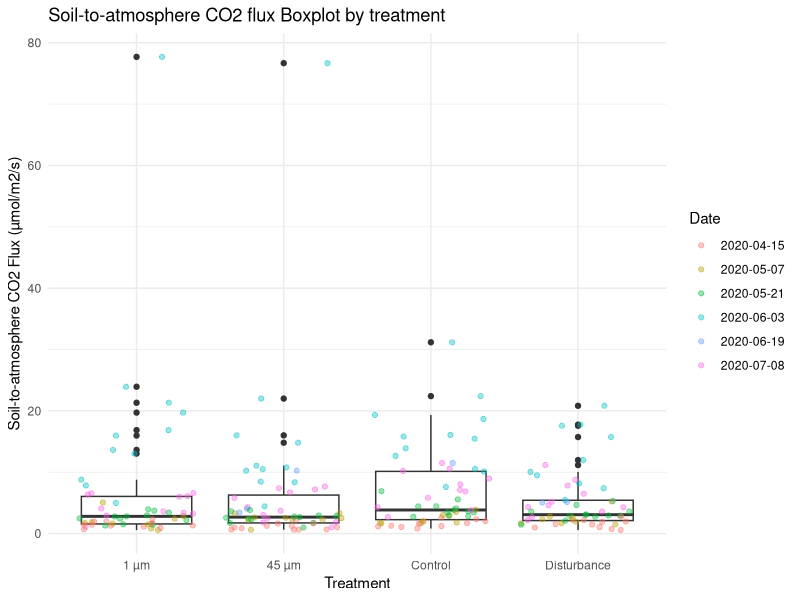
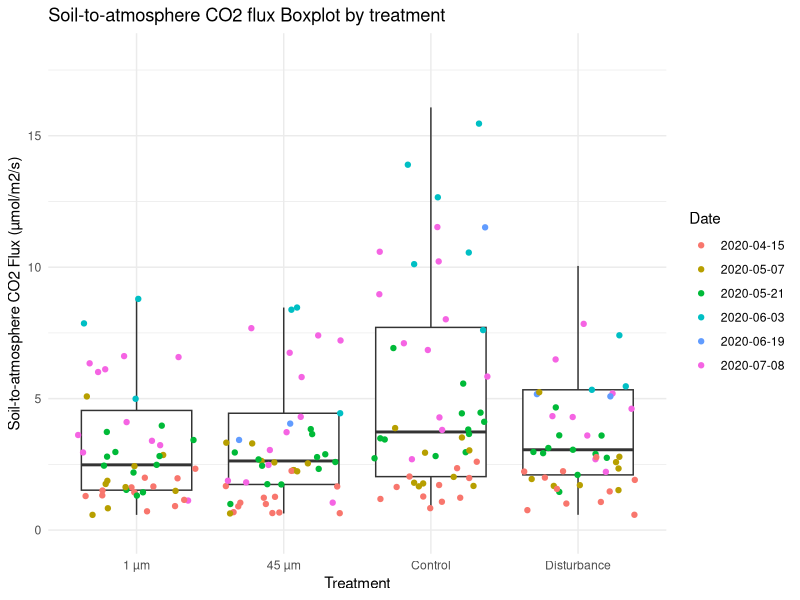
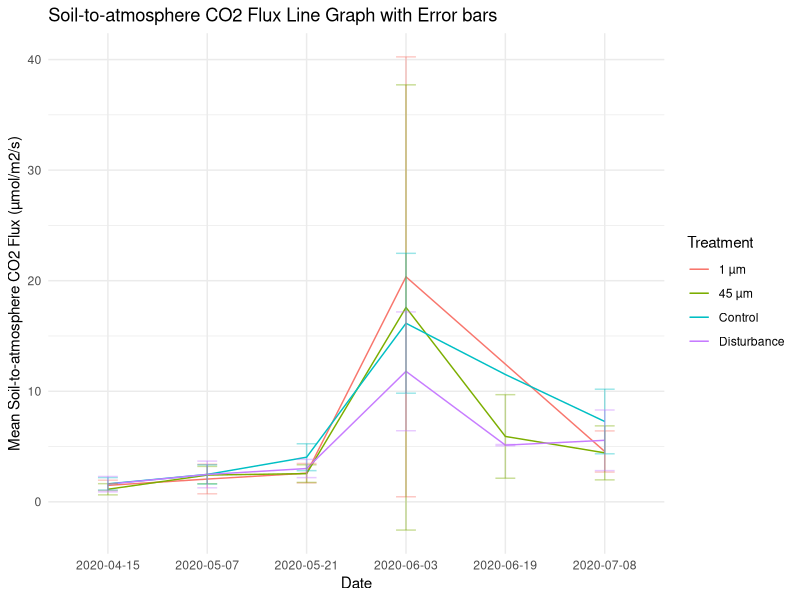

Here is the R script that generated these plots, in order:
#Importing Libraries
library(tidyr)
library(dplyr)
library(ggplot2)

#Reading Datasets
collar_map <- readr::read_csv("collar_map.csv")
fluxes <- readr::read_csv("fluxes.csv")

#Creating a long data table from fluxes and collar_map
fluxes %>%
  pivot_longer(-Collar, names_to="Date") %>% #Wide to Long
  filter(!is.na(value))%>%                   #Filter out NA
  left_join(collar_map, by="Collar")->        #Merging 
  fluxes_merged

#Compute and Print Summary
fluxes_merged %>%
  group_by(Treatment) %>%
  summarise(mean = mean(value), N = n(), Std_dev = sd(value))%>% 
  print()

#Boxplot with overlaid dots
fluxes_merged %>%
  ggplot(aes(x = Treatment, y = value))+
  geom_boxplot()+
  geom_jitter(alpha = 0.4, aes(color = Date))+
  ggtitle("Soil-to-atmosphere CO2 flux Boxplot by treatment")+
  ylab("Soil-to-atmosphere CO2 Flux (µmol/m2/s)")+
  theme_minimal()

#Boxplot Without Outliers
#Marking Which are Outliers
fluxes_merged %>% 
  group_by(Treatment) %>%
  summarise(median = median(value), IQR = IQR(value)) %>%
  right_join(fluxes_merged, by="Treatment") %>%
  mutate(not.outlier = as.numeric(abs(value-median)<1.5*IQR)) -> 
  filtered_fluxes

#Plotting Boxplot
filtered_fluxes %>%
  ggplot(aes(x = Treatment, y = value))+
  geom_boxplot(outlier.shape = NA)+
  geom_jitter(aes(color = Date, alpha = not.outlier))+
  scale_alpha_continuous(range = c(0, 1), guide = FALSE)+
  ylim(c(0,18))+
  ggtitle("Soil-to-atmosphere CO2 flux Boxplot by treatment")+
  ylab("Soil-to-atmosphere CO2 Flux (µmol/m2/s)")+
  theme_minimal()

#Line Graph with error bars
fluxes_merged %>%
  group_by(Treatment, Date) %>%
  summarise(mean = mean(value), Std_dev = sd(value)) %>%
  ggplot(aes(x = Date, y = mean, color = Treatment, group = Treatment))+
  geom_line()+ 
  geom_errorbar(aes(ymax = mean + Std_dev, 
                    ymin = mean - Std_dev), 
                    width = 0.2, 
                    alpha = 0.4)+
  ggtitle("Soil-to-atmosphere CO2 Flux Line Graph with Error bars")+
  ylab("Mean Soil-to-atmosphere CO2 Flux (µmol/m2/s)")+
  theme_minimal()

#Finding out which collars do not appear in fluxes and printing 
collar_map %>%
  anti_join(fluxes, by="Collar")

print("Collar 34 is listed in the metadata that do not appear in the fluxes data file.")
print("Collar 34 is in the Fresh Plot, in Group 9, and the treatment was Disturbance")  
                 
